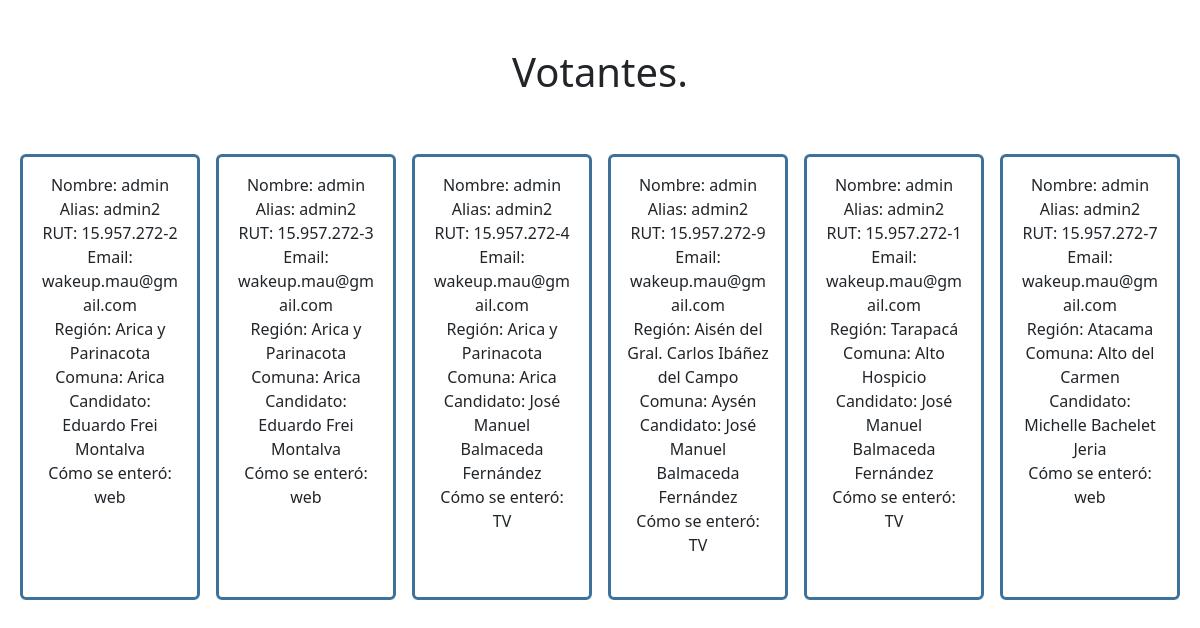
The page /vote.php on the database its author committed.
### tables this page shows
CREATE TABLE `votertb` (
  `Id` int(10) NOT NULL,
  `Voter_nombre` varchar(250) NOT NULL,
  `Voter_alias` varchar(250) NOT NULL,
  `Voter_RUT` varchar(250) NOT NULL,
  `Voter_email` varchar(250) NOT NULL,
  `Voter_region` varchar(250) NOT NULL,
  `Voter_comuna` varchar(250) NOT NULL,
  `Voter_candidato` varchar(250) NOT NULL,
  `Cómo_se_enteró` varchar(250) NOT NULL
);

### vote.php (the view, shortened to what this page needs)
<!doctype html>
<html lang="en">
<head>
    <link href="https://cdn.jsdelivr.net/npm/bootstrap@5.2.1/dist/css/bootstrap.min.css" rel="stylesheet">
    <link rel="stylesheet" href="./styles/styles.css" />
</head>
<body>
    <main>
        <div class="container-fluid text-center mt-5">
            <h1>Votantes.</h1>
            <div id="returned" class="d-flex justify-content-center">
                <?php
                include("./php/connect.php");
                $vote = "select * from votertb";
                $vote_query = mysqli_query($con, $vote);
                while ($user_vote = mysqli_fetch_array($vote_query)) {
                ?>
                <?php
                    echo '<div class="card mx-2" style="width: 18rem;">';
                    echo '<div class="card-body">';
                    echo "Nombre: $user_vote[Voter_nombre]";
                    echo '<br>';
                    echo "Alias: $user_vote[Voter_alias]";
                    echo '<br>';
                    echo "RUT: $user_vote[Voter_RUT]";
                    echo '<br>';
                    echo "Email: $user_vote[Voter_email]";
                    echo '<br>';
                    echo "Región: $user_vote[Voter_region]";
                    echo '<br>';
                    echo "Comuna: $user_vote[Voter_comuna]";
                    echo '<br>';
                    echo "Candidato: $user_vote[Voter_candidato]";
                    echo '<br>';
                    echo "Cómo se enteró: $user_vote[Cómo_se_enteró]";
                    echo '<br>';
                    echo '<br>';
                    echo '</div>';
                    echo '</div>';
                }
                ?>
            </div>
        </div>
    </main>
</body>
</html>

### styles/styles.css (style rules this page uses)
.card { margin-top: 50px; border: solid 3px #3f729b; }

### rows shown on the page
votertb: Voter_nombre "admin", Voter_alias "admin2", Voter_RUT "15.957.272-2", Voter_email "wakeup.mau@gmail.com", Voter_region "Arica y Parinacota", Voter_comuna "Arica", Voter_candidato "Eduardo Frei Montalva", Cómo_se_enteró "web"
votertb: Voter_nombre "admin", Voter_alias "admin2", Voter_RUT "15.957.272-3", Voter_email "wakeup.mau@gmail.com", Voter_region "Arica y Parinacota", Voter_comuna "Arica", Voter_candidato "Eduardo Frei Montalva", Cómo_se_enteró "web"
votertb: Voter_nombre "admin", Voter_alias "admin2", Voter_RUT "15.957.272-4", Voter_email "wakeup.mau@gmail.com", Voter_region "Arica y Parinacota", Voter_comuna "Arica", Voter_candidato "José Manuel Balmaceda Fernández", Cómo_se_enteró "TV"
votertb: Voter_nombre "admin", Voter_alias "admin2", Voter_RUT "15.957.272-9", Voter_email "wakeup.mau@gmail.com", Voter_region "Aisén del Gral. Carlos Ibáñez del Campo", Voter_comuna "Aysén", Voter_candidato "José Manuel Balmaceda Fernández", Cómo_se_enteró "TV"
votertb: Voter_nombre "admin", Voter_alias "admin2", Voter_RUT "15.957.272-1", Voter_email "wakeup.mau@gmail.com", Voter_region "Tarapacá", Voter_comuna "Alto Hospicio", Voter_candidato "José Manuel Balmaceda Fernández", Cómo_se_enteró "TV"
votertb: Voter_nombre "admin", Voter_alias "admin2", Voter_RUT "15.957.272-7", Voter_email "wakeup.mau@gmail.com", Voter_region "Atacama", Voter_comuna "Alto del Carmen", Voter_candidato "Michelle Bachelet Jeria", Cómo_se_enteró "web"
